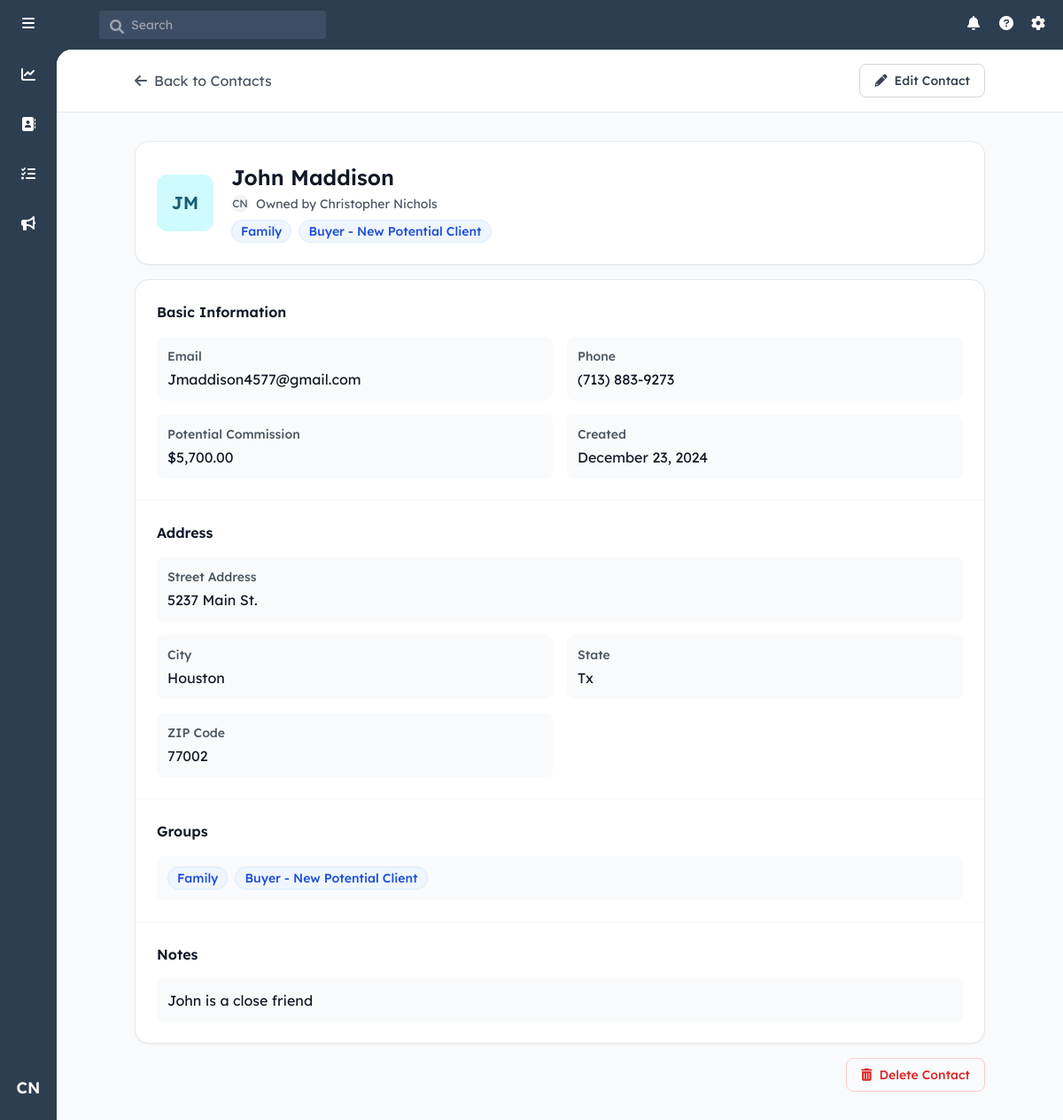
Page /contact/1 (signed in) on the committed database.
### models.py (models this page shows, shortened)
class User(UserMixin, db.Model):
    id = db.Column(db.Integer, primary_key=True)
    username = db.Column(db.String(80), unique=True, nullable=False)
    email = db.Column(db.String(120), unique=True, nullable=False)
    password_hash = db.Column(db.String(128))
    first_name = db.Column(db.String(80), nullable=False)
    last_name = db.Column(db.String(80), nullable=False)
    role = db.Column(db.String(20), nullable=False, default='agent')
    created_at = db.Column(db.DateTime, nullable=False, default=datetime.utcnow)
    last_login = db.Column(db.DateTime)

class Contact(db.Model):
    id = db.Column(db.Integer, primary_key=True)
    user_id = db.Column(db.Integer, db.ForeignKey('user.id'), nullable=False)
    first_name = db.Column(db.String(80), nullable=False)
    last_name = db.Column(db.String(80), nullable=False)
    email = db.Column(db.String(120))
    phone = db.Column(db.String(20))
    street_address = db.Column(db.String(200))
    city = db.Column(db.String(100))
    state = db.Column(db.String(50))
    zip_code = db.Column(db.String(20))
    notes = db.Column(db.Text)
    created_at = db.Column(db.DateTime, nullable=False, default=datetime.utcnow)
    updated_at = db.Column(db.DateTime, nullable=False, default=datetime.utcnow,
                          onupdate=datetime.utcnow)
    potential_commission = db.Column(db.Numeric(10, 2), nullable=False, default=5000.00)
    owner = db.relationship('User', backref=db.backref('contacts', lazy=True))
    groups = db.relationship('ContactGroup',
                           secondary=contact_groups,
                           back_populates='contacts',
                           lazy='joined')

class ContactGroup(db.Model):
    id = db.Column(db.Integer, primary_key=True)
    name = db.Column(db.String(100), unique=True, nullable=False)
    category = db.Column(db.String(50), nullable=False)
    sort_order = db.Column(db.Integer, nullable=False)
    created_at = db.Column(db.DateTime, nullable=False, default=datetime.utcnow)
    contacts = db.relationship('Contact',
                             secondary=contact_groups,
                             back_populates='groups',
                             lazy='dynamic')

### routes/contacts.py (the view, shortened to what this page needs)
@contacts_bp.route('/contact/<int:contact_id>')
@login_required
def view_contact(contact_id):
    contact = Contact.query.get_or_404(contact_id)
    if not current_user.role == 'admin' and contact.user_id != current_user.id:
        abort(403)
    all_groups = ContactGroup.query.all()
    return render_template('view_contact.html', contact=contact, all_groups=all_groups)

### app.py (called while the page is built)
def create_app():
    app = Flask(__name__)
    app.config.from_object('config.Config')
    db.init_app(app)
    login_manager = LoginManager()
    login_manager.init_app(app)
    login_manager.login_view = 'auth.login'
    app.jinja_env.filters['abs'] = abs
    mail = Mail()
    mail.init_app(app)
    @login_manager.user_loader
    def load_user(user_id):
        return User.query.get(int(user_id))
    register_blueprints(app)
    return app

### templates/view_contact.html (shortened to what this page needs)
{% extends "base.html" %}
{% block content %}
<div class="min-h-full bg-gray-50">
    <div class="bg-white border-b sticky top-0 z-10">
        <div class="max-w-5xl mx-auto px-4 sm:px-6 lg:px-8">
            <div class="py-4 flex items-center justify-between">
                <a href="{{ url_for('main.index') }}" class="flex items-center text-gray-600 hover:text-gray-900">
                    <i class="fas fa-arrow-left mr-2"></i>
                    Back to {{ 'Dashboard' if request.args.get('source') == 'dashboard' else 'Contacts' }}
                </a>
                <div class="flex items-center space-x-3">
                    <button id="editButton" onclick="toggleEditMode()"
                            class="inline-flex items-center px-4 py-2 border border-gray-300 rounded-lg text-sm font-medium text-gray-700 hover:bg-gray-50 transition-colors">
                        <i class="fas fa-pencil-alt mr-2"></i>
                        Edit Contact
                    </button>
                </div>
            </div>
        </div>
    </div>
    <div class="max-w-5xl mx-auto px-4 sm:px-6 lg:px-8 py-8">
        <div class="bg-white rounded-2xl shadow-sm border p-6 mb-4">
            <div class="flex items-center">
                <div class="w-16 h-16 rounded-xl flex items-center justify-center text-xl font-semibold mr-5
                    {% set initials = contact.first_name[0]|upper + contact.last_name[0]|upper %}
                    {% set colors = {
                        'A': 'bg-blue-100 text-blue-800', 'B': 'bg-rose-100 text-rose-800',
                        'C': 'bg-green-100 text-green-800', 'D': 'bg-amber-100 text-amber-800',
                        'E': 'bg-purple-100 text-purple-800', 'F': 'bg-pink-100 text-pink-800',
                        'G': 'bg-indigo-100 text-indigo-800', 'H': 'bg-teal-100 text-teal-800',
                        'I': 'bg-orange-100 text-orange-800', 'J': 'bg-cyan-100 text-cyan-800'
                    } %}
                    {{ colors[initials[0]] or 'bg-gray-100 text-gray-800' }}">
                    {{ contact.first_name[0] }}{{ contact.last_name[0] }}
                </div>
                <div class="flex-1">
                    <div id="viewContactName" class="text-2xl font-semibold text-gray-900 mb-1">
                        {{ contact.first_name }} {{ contact.last_name }}
                    </div>
                    {% if current_user.role == 'admin' %}
                    <div class="flex items-center text-gray-600 mb-2">
                        <div class="w-5 h-5 rounded-full bg-gray-100 flex items-center justify-center text-xs mr-2">
                            {{ contact.owner.first_name[0] }}{{ contact.owner.last_name[0] }}
                        </div>
                        <span class="text-sm">
                            Owned by {{ contact.owner.first_name }} {{ contact.owner.last_name }}
                        </span>
                    </div>
                    {% endif %}
                    <div class="flex flex-wrap gap-2">
                        {% for group in contact.groups %}
                            <span class="inline-flex items-center px-2.5 py-0.5 rounded-full text-sm font-medium bg-blue-50 text-blue-700 border border-blue-100">
                                {{ group.name }}
                            </span>
                        {% endfor %}
                    </div>
                </div>
            </div>
        </div>
        <div class="bg-white rounded-2xl shadow-sm border overflow-hidden">
            <div id="viewContactInfo">
                <div class="divide-y divide-gray-100">
                    <div class="p-6">
                        <h2 class="text-base font-semibold text-gray-900 mb-4">Basic Information</h2>
                        <div class="grid grid-cols-1 md:grid-cols-2 gap-4">
                            <div class="bg-gray-50 rounded-lg p-3">
                                <h3 class="text-sm font-medium text-gray-600 mb-1">Email</h3>
                                <p class="text-gray-900">{{ contact.email or 'No email provided' }}</p>
                            </div>
                            <div class="bg-gray-50 rounded-lg p-3">
                                <h3 class="text-sm font-medium text-gray-600 mb-1">Phone</h3>
                                <p class="text-gray-900">{{ contact.phone or 'No phone provided' }}</p>
                            </div>
                            <div class="bg-gray-50 rounded-lg p-3">
                                <h3 class="text-sm font-medium text-gray-600 mb-1">Potential Commission</h3>
                                <p class="text-gray-900">
                                    {% if contact.potential_commission is not none %}
                                        ${{ "{:,.2f}".format(contact.potential_commission|float) }}
                                    {% else %}
                                        $0.00
                                    {% endif %}
                                </p>
                            </div>
                            <div class="bg-gray-50 rounded-lg p-3">
                                <h3 class="text-sm font-medium text-gray-600 mb-1">Created</h3>
                                <p class="text-gray-900">{{ contact.created_at.strftime('%B %d, %Y') }}</p>
                            </div>
                        </div>
                    </div>
                    <div class="p-6">
                        <h2 class="text-base font-semibold text-gray-900 mb-4">Address</h2>
                        <div class="grid grid-cols-1 md:grid-cols-2 gap-4">
                            <div class="md:col-span-2 bg-gray-50 rounded-lg p-3">
                                <h3 class="text-sm font-medium text-gray-600 mb-1">Street Address</h3>
                                <p class="text-gray-900">{{ contact.street_address or 'No street address provided' }}</p>
                            </div>
                            <div class="bg-gray-50 rounded-lg p-3">
                                <h3 class="text-sm font-medium text-gray-600 mb-1">City</h3>
                                <p class="text-gray-900">{{ contact.city or 'No city provided' }}</p>
                            </div>
                            <div class="bg-gray-50 rounded-lg p-3">
                                <h3 class="text-sm font-medium text-gray-600 mb-1">State</h3>
                                <p class="text-gray-900">{{ contact.state or 'No state provided' }}</p>
                            </div>
                            <div class="bg-gray-50 rounded-lg p-3">
                                <h3 class="text-sm font-medium text-gray-600 mb-1">ZIP Code</h3>
                                <p class="text-gray-900">{{ contact.zip_code or 'No ZIP code provided' }}</p>
                            </div>
                        </div>
                    </div>
                    <div class="p-6">
                        <h2 class="text-base font-semibold text-gray-900 mb-4">Groups</h2>
                        <div class="bg-gray-50 rounded-lg p-3">
                            <div class="flex flex-wrap gap-2">
                                {% for group in contact.groups %}
                                    <span class="inline-flex items-center px-2.5 py-0.5 rounded-full text-sm font-medium bg-blue-50 text-blue-700 border border-blue-100">
                                        {{ group.name }}
                                    </span>
                                {% else %}
                                    <span class="text-gray-500 italic">No groups assigned</span>
                                {% endfor %}
                            </div>
                        </div>
                    </div>
                    <div class="p-6">
                        <h2 class="text-base font-semibold text-gray-900 mb-4">Notes</h2>
                        <div class="bg-gray-50 rounded-lg p-3">
                            <p class="text-gray-900 whitespace-pre-line">{{ contact.notes or 'No notes added' }}</p>
                        </div>
                    </div>
                </div>
            </div>
        </div>
        <div class="mt-4 flex justify-end">
            <form action="{{ url_for('contacts.delete_contact', contact_id=contact.id) }}" method="POST" id="deleteContactForm">
                <button onclick="deleteContact()"
                        class="inline-flex items-center px-4 py-2 border border-red-200 rounded-lg text-sm font-medium text-red-600 hover:bg-red-50 transition-colors">
                    <i class="fas fa-trash-alt mr-2"></i>
                    Delete Contact
                </button>
            </form>
        </div>
    </div>
</div>
{% endblock %}

### templates/base.html (shortened to what this page needs)
<!DOCTYPE html>
<html lang="en">
<head>
    <script src="https://cdn.tailwindcss.com"></script>
    <link rel="stylesheet" href="https://cdnjs.cloudflare.com/ajax/libs/font-awesome/6.0.0/css/all.min.css">
</head>
<body class="h-screen flex flex-col bg-[#2d3e50]">
<header class="text-white h-14 items-center justify-between hidden md:flex">
    <div class="flex items-center space-x-12">
        <div class="w-16 flex justify-center pl-1.5">
            <i class="fas fa-bars h-5 w-5"></i>
        </div>
        <div class="relative">
            <i class="fas fa-search h-4 w-4 absolute left-3 top-2.5 text-gray-400"></i>
            <input
                type="text"
                placeholder="Search"
                class="bg-[#3d4d63] text-sm rounded pl-9 pr-4 py-1.5 w-64 focus:outline-none"
            >
        </div>
    </div>
    <div class="flex items-center space-x-4 pr-4 relative">
        {% if current_user.is_authenticated %}
            <i class="fas fa-bell h-5 w-5"></i>
            <i class="fas fa-question-circle h-5 w-5"></i>
            <i class="fas fa-cog h-5 w-5"></i>
        {% else %}
            <a href="{{ url_for('auth.login') }}" class="text-white hover:text-gray-200">
                <i class="fas fa-sign-in-alt h-5 w-5"></i>
            </a>
        {% endif %}
    </div>
</header>
<div class="flex flex-1 overflow-hidden relative">
    <aside class="w-16 flex-col items-center py-4 z-10 hidden md:flex">
        <div class="relative group mb-8">
            <a href="{{ url_for('main.dashboard') }}" class="p-2.5 rounded-lg hover:bg-[#3d4d63] {% if request.endpoint == 'main.dashboard' %}text-orange-500{% else %}text-white{% endif %}">
                <i class="fas fa-chart-line"></i>
            </a>
        </div>
        <div class="relative group mb-8">
            <a href="{{ url_for('main.index') }}" class="p-2.5 rounded-lg hover:bg-[#3d4d63] {% if request.endpoint == 'main.index' %}text-orange-500{% else %}text-white{% endif %}">
                <i class="fas fa-address-book"></i>
            </a>
        </div>
        <div class="relative group mb-8">
            <a href="{{ url_for('tasks.tasks') }}" class="p-2.5 rounded-lg hover:bg-[#3d4d63] {% if request.endpoint == 'tasks.tasks' %}text-orange-500{% else %}text-white{% endif %}">
                <i class="fas fa-tasks"></i>
            </a>
        </div>
        <div class="relative group mb-8">
            <a href="{{ url_for('main.marketing') }}" class="p-2.5 rounded-lg hover:bg-[#3d4d63] {% if request.endpoint == 'main.marketing' %}text-orange-500{% else %}text-white{% endif %}">
                <i class="fas fa-bullhorn"></i>
            </a>
        </div>
        {% if current_user.is_authenticated %}
            <div class="relative group">
                <button
                    id="userIcon"
                    class="w-10 h-10 rounded-full hover:bg-[#3d4d63] text-white flex items-center justify-center text-lg font-semibold transition-colors duration-200"
                >
                    {{ current_user.first_name[0] }}{{ current_user.last_name[0] }}
                </button>
            </div>
        {% endif %}
    </aside>
    <main class="flex-1 overflow-auto bg-white md:absolute inset-0 md:ml-16 md:rounded-tl-[1.1rem] pb-14 md:pb-0">
        <div class="content-wrapper">
            {% block content %}{% endblock %}
        </div>
    </main>
</div>
</body>
</html>

### templates/base.html (style rules this page uses)
body { font-family: "Lexend Deca", Helvetica, Arial, sans-serif; }

### rows in the picture
User: first_name "C", last_name "N"
Contact: first_name "J", last_name "M", first_name "John", last_name "Maddison", email "Jmaddison4577@gmail.com", phone "(713) 883-9273", potential_commission "5,700.00", created_at "December 23, 2024", street_address "5237 Main St.", city "Houston", state "Tx", zip_code "77002", notes "John is a close friend"
User: owner "C", owner "N", owner.first_name "Christopher", owner.last_name "Nichols"
ContactGroup: name "Family"
ContactGroup: name "Buyer - New Potential Client"
